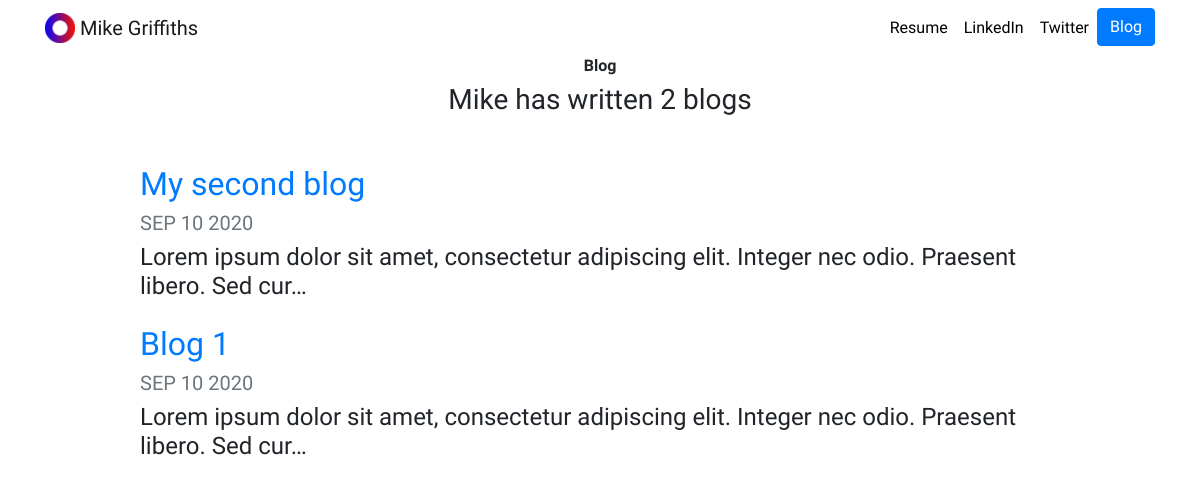
Screenshot of /blog/ with the database file from the repository.
### blog/models.py (models this page shows, shortened)
class Blog(models.Model):
    title = models.CharField(max_length=200)
    entry = models.TextField()
    date = models.DateField(auto_now=True)

### blog/views.py (the view)
# urls.py: path('', views.all_blogs, name='all_blogs'),
def all_blogs(request):
    count = Blog.objects.count()
    entries = Blog.objects.order_by('-date')[:10]
    return render(request, 'blog/all_blogs.html', {'blogs': entries, 'count': count})

### blog/templates/blog/all_blogs.html
{% extends "portfolio/base.html" %}
{% load static %}
{% block content %}
<h1 id="blogtitle" class="font-weight-bold text-center">Blog</h1>
<h3 class="text-center mb-5">Mike has written {{ blogs.count }} blog{{ blogs.count|pluralize }}</h3>
{% for blog in blogs %}
<div class="row justify-content-center my-3">
  <div class="col-md-10">
    <a href="{% url 'blog:detail' blog.id %}">
      <h2>{{ blog.title }}</h2>
    </a>
    <h5 class="text-muted">{{ blog.date|date:'M d Y'|upper }}</h5>
    <h4>{{ blog.entry|striptags|truncatechars:100 }}</h4>
  </div>
</div>
{% endfor %}
{% endblock %}

### portfolio/static/portfolio/custom.css (style rules this page uses)
body { font-family: 'Grandstander', cursive; }
#blogtitle { font-size: 1rem; }

### rows the page displays
Blog: title "My second blog", date "SEP 10 2020", entry "Lorem ipsum dolor sit amet, consectetur adipiscing elit. Integer nec odio. Praesent libero. Sed cur…"
Blog: title "Blog 1", date "SEP 10 2020", entry "Lorem ipsum dolor sit amet, consectetur adipiscing elit. Integer nec odio. Praesent libero. Sed cur…"

### other values shown
{{ blogs.count }} "2"
